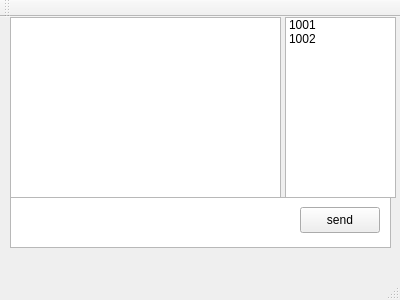
<?xml version="1.0" encoding="UTF-8"?>
<ui version="4.0">
 <class>MainWindow</class>
 <widget class="QMainWindow" name="MainWindow">
  <property name="geometry">
   <rect>
    <x>0</x>
    <y>0</y>
    <width>400</width>
    <height>300</height>
   </rect>
  </property>
  <property name="windowTitle">
   <string>MainWindow</string>
  </property>
  <widget class="QWidget" name="centralWidget">
   <widget class="QListWidget" name="listWidget">
    <property name="geometry">
     <rect>
      <x>285</x>
      <y>0</y>
      <width>111</width>
      <height>181</height>
     </rect>
    </property>
    <item>
     <property name="text">
      <string>1001</string>
     </property>
    </item>
    <item>
     <property name="text">
      <string>1002</string>
     </property>
    </item>
   </widget>
   <widget class="QTextEdit" name="textEdit">
    <property name="geometry">
     <rect>
      <x>10</x>
      <y>0</y>
      <width>271</width>
      <height>181</height>
     </rect>
    </property>
   </widget>
   <widget class="QTextEdit" name="textEdit_2">
    <property name="geometry">
     <rect>
      <x>10</x>
      <y>180</y>
      <width>381</width>
      <height>51</height>
     </rect>
    </property>
   </widget>
   <widget class="QPushButton" name="pushButton">
    <property name="geometry">
     <rect>
      <x>300</x>
      <y>190</y>
      <width>80</width>
      <height>26</height>
     </rect>
    </property>
    <property name="text">
     <string>send</string>
    </property>
   </widget>
  </widget>
  <widget class="QMenuBar" name="menuBar">
   <property name="geometry">
    <rect>
     <x>0</x>
     <y>0</y>
     <width>400</width>
     <height>23</height>
    </rect>
   </property>
  </widget>
  <widget class="QToolBar" name="mainToolBar">
   <attribute name="toolBarArea">
    <enum>TopToolBarArea</enum>
   </attribute>
   <attribute name="toolBarBreak">
    <bool>false</bool>
   </attribute>
  </widget>
  <widget class="QStatusBar" name="statusBar"/>
 </widget>
 <layoutdefault spacing="6" margin="11"/>
 <resources/>
 <connections/>
</ui>
